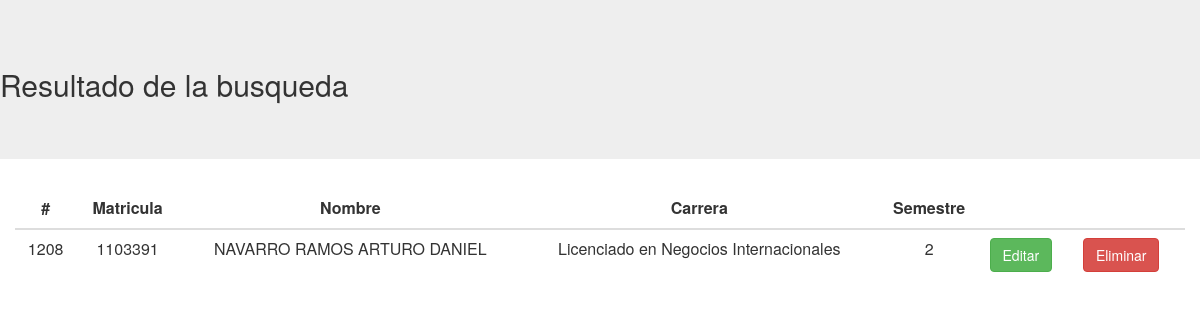
Page /TablasVistas/Busqueda_Alumnos.php?Matricula_Alumno=1103391 on the earlier database version.
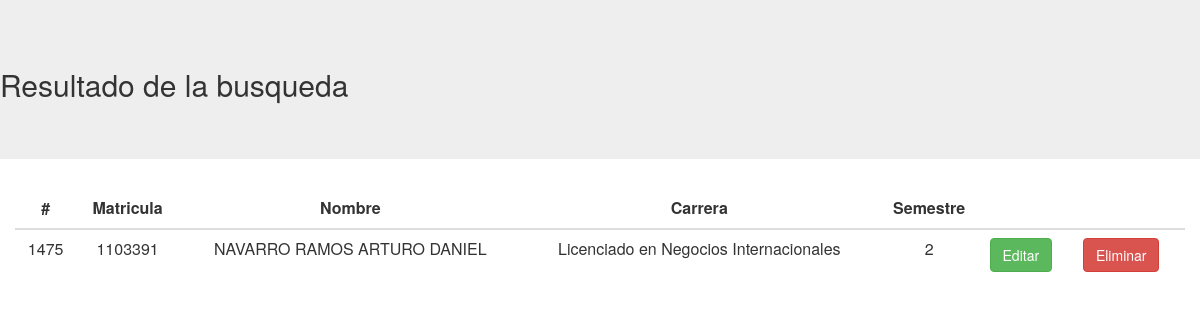
Same page on the later database version.
### tables this page shows
CREATE TABLE `ALUMNOS` (
  `Id_Alumno` int(11) NOT NULL,
  `Matricula_Alumno` varchar(10) NOT NULL,
  `Nombre_Alumno` varchar(70) NOT NULL,
  `Carrera_Alumno` varchar(50) NOT NULL,
  `Semestre_Alumno` varchar(50) NOT NULL
);

### configuracion.php (called while the page is built, shortened)
<?php
  $ALUMNOS = "alumnos";
?>

### TablasVistas/Busqueda_Alumnos.php (the view, shortened to what this page needs)
<?php
  include "../configuracion.php";
  $mysqli = new mysqli($SERVIDOR, $USER, $PASS, $BD);
    $Matricula_Alumno = $_REQUEST['Matricula_Alumno'];
    $Ver_Alumno = "SELECT * FROM $ALUMNOS WHERE Matricula_Alumno = '".$Matricula_Alumno."' ";
    $Result_Busqueda_Alumno = $mysqli->query($Ver_Alumno);
 ?>
<html>
  <head>
    <link rel="stylesheet" href="../includes/css/bootstrap.css">
  </head>
  <body>
    <header class="jumbotron">
      <h2>Resultado de la busqueda</h2>
    </header>
    <div class="container">
      <div class="row">
        <table class="table table-hover">
          <thead>
            <tr>
              <th class="text-center">#</th>
              <th class="text-center">Matricula</th>
              <th class="text-center">Nombre</th>
              <th class="text-center">Carrera</th>
              <th class="text-center">Semestre</th>
              <th class="text-center"></th>
              <th class="text-center"></th>
            </tr>
          </thead>
          <tbody>
            <?php while ($renglon = mysqli_fetch_array($Result_Busqueda_Alumno)) { ?>
            <tr>
                <td class="text-center"><?php echo $renglon['Id_Alumno']?></td>
                <td class="text-center"><?php echo $renglon['Matricula_Alumno']?></td>
                <td class="text-center"><?php echo $renglon['Nombre_Alumno']?></td>
                <td class="text-center"><?php echo $renglon['Carrera_Alumno']?></td>
                <td class="text-center"><?php echo $renglon['Semestre_Alumno']?></td>
                <td><a class="btn btn-success" role ="button" href="../FormsEditar/Alumnos.php?Matricula_Alumno=<?php echo $renglon['Matricula_Alumno']; ?>"> Editar</a></td>
                <td><a class="btn btn-danger" role="button" href="../BibliotecaPHP/Eliminar_Alumnos.php?Matricula_Alumno=<?php echo $renglon['Matricula_Alumno']; ?>"> Eliminar</a></td>
              </tr>
              <?php }?>
          </tbody>
        </table>
      </div>
    </div>
  </body>
</html>

Differences in the rows shown:
changed alumnos "NAVARRO RAMOS ARTURO DANIEL": Id_Alumno "1208" → "1475"
